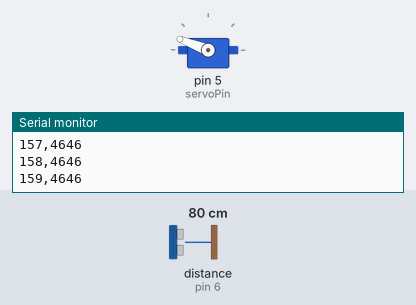
Simulated run of this sketch. Board: Arduino Uno, built with avr-gcc and run on an emulated ATmega328P. On the bench: servo, the last lines printed to the serial monitor. Wiring (inferred from the names in the program): ultrasonic range finder: trigger pin 7; echo pin 6. The inputs (shaded band) are chosen by the test bench; at power-on: distance to the obstacle (sensor on pin 6) 80 cm. The echo pulse lasts 58.3 µs per cm.

Above: at 4.8 s.
4.9 s: distance to the obstacle (sensor on pin 6) set to 2 cm
7.9 s: distance to the obstacle (sensor on pin 6) set to 250 cm
At 9.6 s:
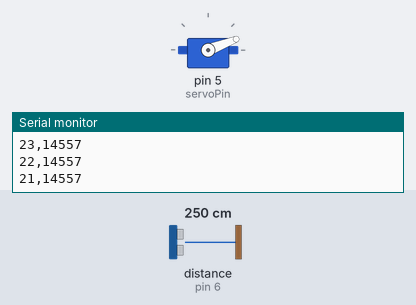
10.9 s: distance to the obstacle (sensor on pin 6) set to 4 cm
Timing chart, 0 to 17.9 s (numbered marks = the images above; inputs shaded):
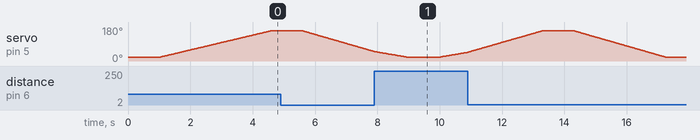

The sketch:

finalProject.ino
```cpp
#include <Servo.h>

Servo myServo;

const int servoPin = 5;
const int echoPin = 6;
const int trigPin = 7;

void setup() {
  // put your setup code here, to run once:
  myServo.attach(servoPin);
  myServo.write(20);

  pinMode(echoPin, INPUT);
  pinMode(trigPin, OUTPUT);

  Serial.begin(9600);
}

void loop() {
  scan();

}

void scan(){

  delay(1000);
  // put your main code here, to run repeatedly:
  for(int i = 20; i < 160; i++){
    myServo.write(i);
    delay(20);
    getDistanceReading(i);
  }
  delay(1000);
  for(int i = 160; i > 20; i--){
    myServo.write(i);
    delay(20);
    getDistanceReading(i);
  }
}

void getDistanceReading(int i){
  digitalWrite(trigPin, LOW);
  delayMicroseconds(2);

  digitalWrite(trigPin, HIGH);
  delayMicroseconds(5);
  digitalWrite(trigPin, LOW);

  long d = pulseIn(echoPin, HIGH);

  String info = String(i) + "," + String(d);
  Serial.println(info);
}
```

Measured:
- by itself, servo on pin 5 (servoPin): rises from 46° to 160° in 3.4 s, then falls to 21° in 2.9 s
